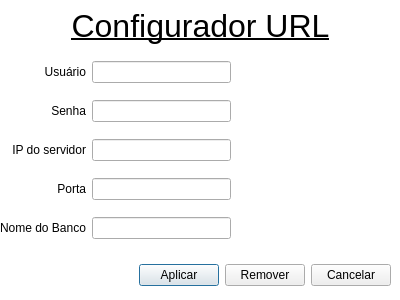
<?xml version="1.0" encoding="UTF-8"?>
<ui version="4.0">
 <class>ConfigurarURLDialog</class>
 <widget class="QDialog" name="ConfigurarURLDialog">
  <property name="geometry">
   <rect>
    <x>0</x>
    <y>0</y>
    <width>400</width>
    <height>300</height>
   </rect>
  </property>
  <property name="sizePolicy">
   <sizepolicy hsizetype="Fixed" vsizetype="Fixed">
    <horstretch>0</horstretch>
    <verstretch>0</verstretch>
   </sizepolicy>
  </property>
  <property name="minimumSize">
   <size>
    <width>400</width>
    <height>300</height>
   </size>
  </property>
  <property name="maximumSize">
   <size>
    <width>400</width>
    <height>300</height>
   </size>
  </property>
  <property name="windowTitle">
   <string>Dialog</string>
  </property>
  <property name="styleSheet">
   <string notr="true">QDialog {
    background-color: white;
}</string>
  </property>
  <widget class="QWidget" name="verticalLayoutWidget_2">
   <property name="geometry">
    <rect>
     <x>0</x>
     <y>0</y>
     <width>401</width>
     <height>51</height>
    </rect>
   </property>
   <layout class="QVBoxLayout" name="verticalLayout_2">
    <item>
     <widget class="QLabel" name="LabelConfigurador">
      <property name="font">
       <font>
        <pointsize>24</pointsize>
        <underline>true</underline>
       </font>
      </property>
      <property name="text">
       <string>Configurador URL</string>
      </property>
      <property name="textFormat">
       <enum>Qt::TextFormat::AutoText</enum>
      </property>
      <property name="alignment">
       <set>Qt::AlignmentFlag::AlignCenter</set>
      </property>
     </widget>
    </item>
   </layout>
  </widget>
  <widget class="QWidget" name="gridLayoutWidget">
   <property name="geometry">
    <rect>
     <x>0</x>
     <y>50</y>
     <width>231</width>
     <height>200</height>
    </rect>
   </property>
   <layout class="QGridLayout" name="gridLayout">
    <item row="2" column="0">
     <widget class="QLabel" name="SenhaLabel">
      <property name="text">
       <string>Senha</string>
      </property>
      <property name="alignment">
       <set>Qt::AlignmentFlag::AlignRight|Qt::AlignmentFlag::AlignTrailing|Qt::AlignmentFlag::AlignVCenter</set>
      </property>
     </widget>
    </item>
    <item row="4" column="0">
     <widget class="QLabel" name="PortaLabel">
      <property name="text">
       <string>Porta</string>
      </property>
      <property name="alignment">
       <set>Qt::AlignmentFlag::AlignRight|Qt::AlignmentFlag::AlignTrailing|Qt::AlignmentFlag::AlignVCenter</set>
      </property>
     </widget>
    </item>
    <item row="0" column="1">
     <widget class="QLineEdit" name="UsuarioLineEdit"/>
    </item>
    <item row="6" column="1">
     <widget class="QLineEdit" name="NomeBancoLineEdit"/>
    </item>
    <item row="0" column="0">
     <widget class="QLabel" name="UsuarioLabel">
      <property name="text">
       <string>Usuário</string>
      </property>
      <property name="textFormat">
       <enum>Qt::TextFormat::AutoText</enum>
      </property>
      <property name="alignment">
       <set>Qt::AlignmentFlag::AlignRight|Qt::AlignmentFlag::AlignTrailing|Qt::AlignmentFlag::AlignVCenter</set>
      </property>
     </widget>
    </item>
    <item row="3" column="0">
     <widget class="QLabel" name="EnderecoLabel">
      <property name="text">
       <string>IP do servidor</string>
      </property>
      <property name="alignment">
       <set>Qt::AlignmentFlag::AlignRight|Qt::AlignmentFlag::AlignTrailing|Qt::AlignmentFlag::AlignVCenter</set>
      </property>
     </widget>
    </item>
    <item row="6" column="0">
     <widget class="QLabel" name="NomeBancoLabel">
      <property name="text">
       <string>Nome do Banco</string>
      </property>
      <property name="alignment">
       <set>Qt::AlignmentFlag::AlignRight|Qt::AlignmentFlag::AlignTrailing|Qt::AlignmentFlag::AlignVCenter</set>
      </property>
     </widget>
    </item>
    <item row="3" column="1">
     <widget class="QLineEdit" name="IPServidorLineEdit"/>
    </item>
    <item row="2" column="1">
     <widget class="QLineEdit" name="SenhaLineEdit">
      <property name="echoMode">
       <enum>QLineEdit::EchoMode::Password</enum>
      </property>
     </widget>
    </item>
    <item row="4" column="1">
     <widget class="QLineEdit" name="PortaLineEdit"/>
    </item>
   </layout>
   <zorder>NomeBancoLineEdit</zorder>
   <zorder>UsuarioLabel</zorder>
   <zorder>SenhaLabel</zorder>
   <zorder>EnderecoLabel</zorder>
   <zorder>PortaLabel</zorder>
   <zorder>NomeBancoLabel</zorder>
   <zorder>UsuarioLineEdit</zorder>
   <zorder>IPServidorLineEdit</zorder>
   <zorder>SenhaLineEdit</zorder>
   <zorder>PortaLineEdit</zorder>
  </widget>
  <widget class="QWidget" name="gridLayoutWidget_2">
   <property name="geometry">
    <rect>
     <x>0</x>
     <y>250</y>
     <width>391</width>
     <height>51</height>
    </rect>
   </property>
   <layout class="QGridLayout" name="gridLayout_2">
    <item row="0" column="0">
     <spacer name="horizontalSpacer">
      <property name="orientation">
       <enum>Qt::Orientation::Horizontal</enum>
      </property>
      <property name="sizeHint" stdset="0">
       <size>
        <width>40</width>
        <height>20</height>
       </size>
      </property>
     </spacer>
    </item>
    <item row="0" column="2">
     <widget class="QPushButton" name="RemoveButton">
      <property name="text">
       <string>Remover</string>
      </property>
     </widget>
    </item>
    <item row="0" column="1">
     <widget class="QPushButton" name="ApplyButton">
      <property name="text">
       <string>Aplicar</string>
      </property>
      <property name="default">
       <bool>true</bool>
      </property>
     </widget>
    </item>
    <item row="0" column="3">
     <widget class="QPushButton" name="CancelButton">
      <property name="text">
       <string>Cancelar</string>
      </property>
      <property name="autoDefault">
       <bool>false</bool>
      </property>
     </widget>
    </item>
   </layout>
  </widget>
 </widget>
 <tabstops>
  <tabstop>UsuarioLineEdit</tabstop>
  <tabstop>SenhaLineEdit</tabstop>
  <tabstop>IPServidorLineEdit</tabstop>
  <tabstop>PortaLineEdit</tabstop>
  <tabstop>NomeBancoLineEdit</tabstop>
  <tabstop>ApplyButton</tabstop>
  <tabstop>RemoveButton</tabstop>
  <tabstop>CancelButton</tabstop>
 </tabstops>
 <resources/>
 <connections/>
</ui>
